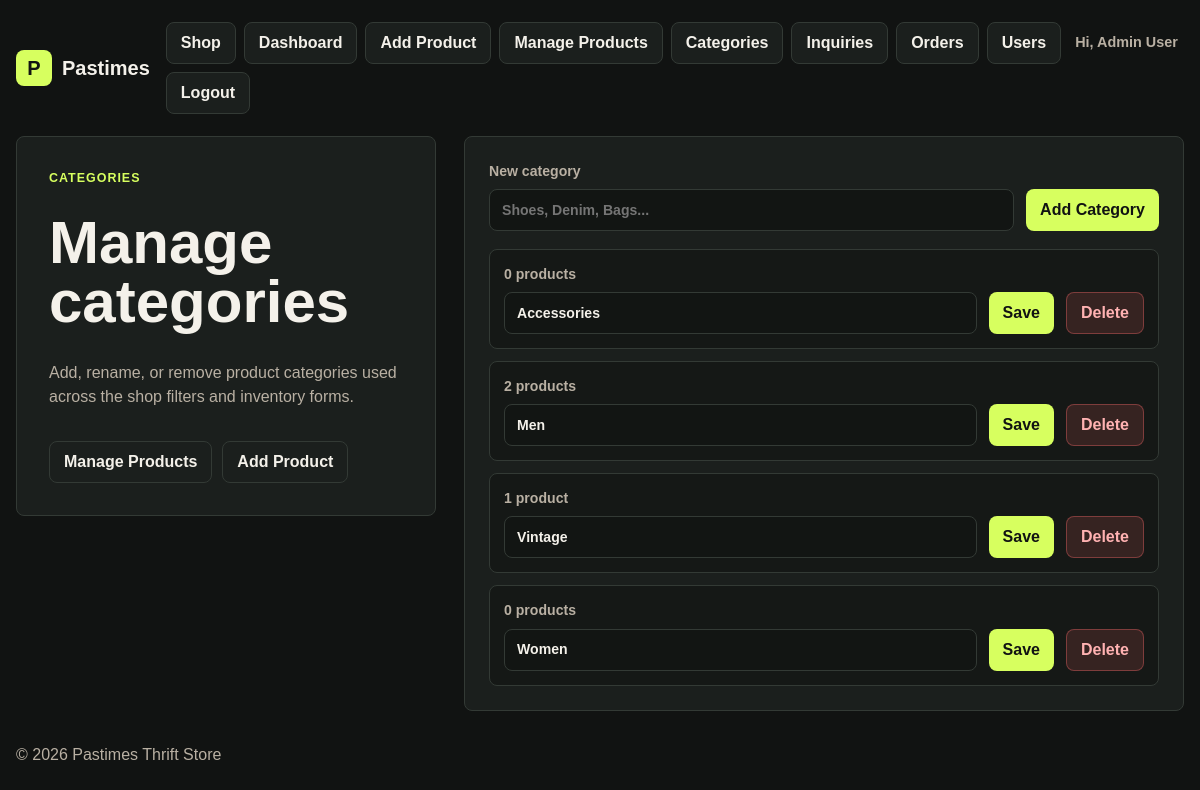
Screenshot of /admin/categories.php (signed in) with the database file from the repository.
### tables this page shows
CREATE TABLE categories (
    id INT AUTO_INCREMENT PRIMARY KEY,
    name VARCHAR(100) NOT NULL
);

### admin/categories.php (the view, shortened to what this page needs)
<?php
include '../includes/db.php';
$result = $conn->query('SELECT categories.id, categories.name, COUNT(products.id) AS product_count
    FROM categories
    LEFT JOIN products ON products.category_id = categories.id
    GROUP BY categories.id, categories.name
    ORDER BY categories.name ASC');
$categories = $result ? $result->fetch_all(MYSQLI_ASSOC) : [];
include '../includes/header.php';
?>
<main>
    <section class="admin-page">
        <div class="admin-intro">
            <p class="eyebrow">Categories</p>
            <h1>Manage categories</h1>
            <p>Add, rename, or remove product categories used across the shop filters and inventory forms.</p>
            <div class="admin-actions">
                <a class="button secondary" href="products.php">Manage Products</a>
                <a class="button secondary" href="add_product.php">Add Product</a>
            </div>
        </div>
        <div class="category-panel">
            <form class="inline-form" method="POST">
                <label>
                    <span>New category</span>
                    <input
                        type="text"
                        name="name"
                        placeholder="Shoes, Denim, Bags..."
                        value="<?php echo htmlspecialchars($_POST['action'] ?? '') === 'create' ? htmlspecialchars($_POST['name'] ?? '') : ''; ?>"
                        required
                    >
                </label>
                <button type="submit">Add Category</button>
            </form>
            <?php if ($categories): ?>
                <div class="category-list">
                    <?php foreach ($categories as $category): ?>
                        <article class="category-row">
                            <form class="inline-form" method="POST">
                                <label>
                                    <span><?php echo (int)$category['product_count']; ?> product<?php echo (int)$category['product_count'] === 1 ? '' : 's'; ?></span>
                                    <input type="text" name="name" value="<?php echo htmlspecialchars($category['name']); ?>" required>
                                </label>
                                <button type="submit">Save</button>
                            </form>
                            <form method="POST" onsubmit="return confirm('Delete this category?');">
                                <button class="danger-button" type="submit">Delete</button>
                            </form>
                        </article>
                    <?php endforeach; ?>
                </div>
            <?php endif; ?>
        </div>
    </section>
</main>
<?php include '../includes/footer.php'; ?>

### assets/css/styles.css (style rules this page uses)
:root { color-scheme: dark; --bg: #111312; --panel: #1b1f1d; --panel-soft: #232824; --text: #f4f1ea; --muted: #b9b0a3; --line: #333a35; --accent: #d7ff5f; --accent-dark: #1e2b10; }
* { box-sizing: border-box; }
body { margin: 0; background: var(--bg); color: var(--text); font-family: Arial, Helvetica, sans-serif; line-height: 1.5; }
a { color: inherit; text-decoration: none; }
.site-header, .site-footer, main { width: min(1180px, calc(100% - 32px)); margin: 0 auto; }
.site-nav a, .button, .filter-form button, .product-form button, .auth-form button, .inquiry-form button, .clear-link { min-height: 42px; display: inline-flex; align-items: center; justify-content: center; border-radius: 8px; padding: 0 14px; font-weight: 700; }
.site-nav a, .button.secondary, .clear-link { background: var(--panel); color: var(--text); border: 1px solid var(--line); }
.eyebrow { margin: 0 0 10px; color: var(--accent); font-size: 0.78rem; font-weight: 800; letter-spacing: 0.08em; text-transform: uppercase; }
h1, h2, h3, p { margin-top: 0; }
h1 { max-width: 780px; margin-bottom: 14px; font-size: clamp(2.2rem, 5vw, 4.5rem); line-height: 0.98; }
input, select, textarea { width: 100%; border: 1px solid var(--line); border-radius: 8px; background: #121513; color: var(--text); font: inherit; padding: 0 12px; }
input, select { min-height: 42px; }
button { cursor: pointer; font: inherit; }
.card-actions, .detail-actions, .admin-actions, .favorite-form { display: flex; flex-wrap: wrap; gap: 10px; align-items: center; }
.admin-page { display: grid; grid-template-columns: minmax(260px, 420px) minmax(0, 1fr); gap: 28px; align-items: start; }
.admin-intro, .auth-intro, .product-form, .auth-form, .category-panel, .inquiry-form { border: 1px solid var(--line); border-radius: 8px; background: var(--panel); }
.admin-intro, .auth-intro { display: grid; gap: 16px; padding: 32px; }
.admin-intro h1, .auth-intro h1 { font-size: clamp(2.2rem, 5vw, 4rem); }
.admin-intro p:not(.eyebrow), .auth-intro p:not(.eyebrow) { color: var(--muted); }
.admin-intro .button { width: fit-content; }
.product-form, .auth-form, .category-panel, .inquiry-form { display: grid; gap: 18px; padding: 24px; }
.product-form label, .auth-form label, .inline-form label, .inquiry-form label, .inquiry-actions label { display: grid; gap: 7px; color: var(--muted); font-size: 0.88rem; font-weight: 800; }
.inline-form { display: grid; grid-template-columns: minmax(0, 1fr) auto; gap: 12px; align-items: end; }
.inline-form button { min-height: 42px; border: 0; border-radius: 8px; background: var(--accent); color: #111312; font-weight: 800; padding: 0 14px; }
.category-list { display: grid; gap: 12px; }
.category-row { display: grid; grid-template-columns: minmax(0, 1fr) auto; gap: 12px; align-items: end; border: 1px solid var(--line); border-radius: 8px; background: #151816; padding: 14px; }
.category-row form { margin: 0; }
.danger-button { min-height: 42px; display: inline-flex; align-items: center; justify-content: center; border: 1px solid rgba(255, 107, 107, 0.36); border-radius: 8px; background: rgba(255, 107, 107, 0.14); color: #ffb2b2; font-weight: 800; padding: 0 14px; }

### rows the page displays
categories: product_count "0", shows "s", name "Accessories"
categories: product_count "2", shows "s", name "Men"
categories: product_count "1", name "Vintage"
categories: product_count "0", shows "s", name "Women"

### other values shown
$user['name'] "Admin User"
